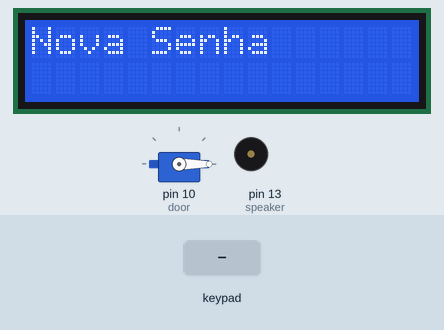
This sketch was run on a simulated Arduino Uno, built with avr-gcc and run on an emulated ATmega328P. On the bench: 16×2 character LCD, servo, buzzer (waves = sounding). Inputs (shaded band) come from the test bench.

Above: at 1.2 s.
1.3 s: keypad keys 7 6 5 4 # pressed 0.4 s apart
At 4.2 s:
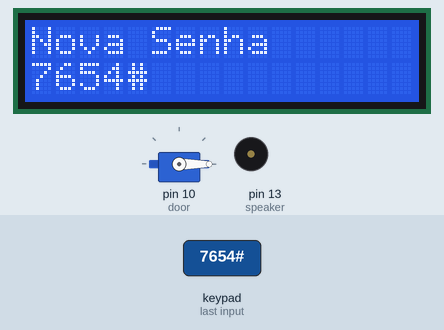
4.8 s: key 'A' pressed
At 5.1 s:
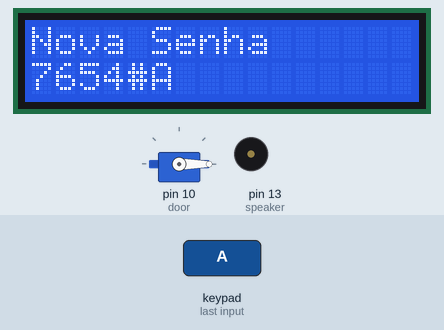
6.3 s: keypad keys 7 6 5 4 A pressed 0.4 s apart
At 8.6 s:
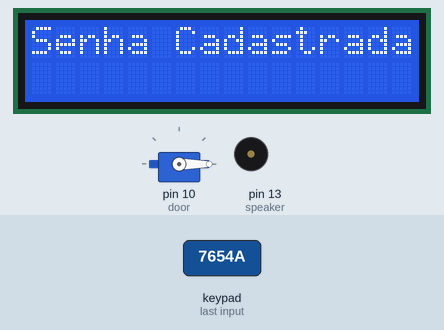
11.3 s: keypad keys 7 6 5 4 * pressed 0.4 s apart
At 13.4 s:
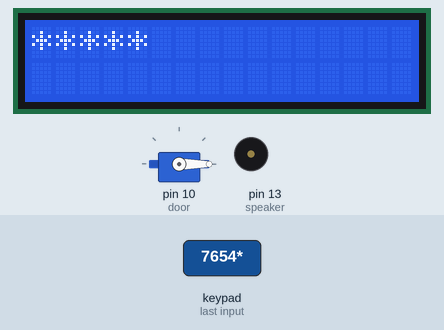
14.8 s: key '1' pressed
At 15.3 s:
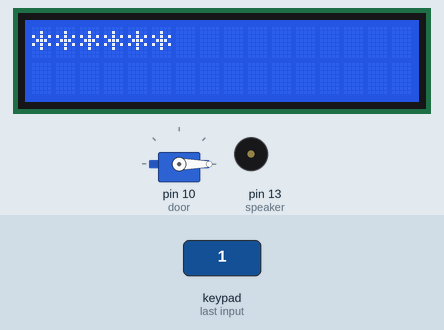
16.3 s: key '2' pressed
At 16.8 s:
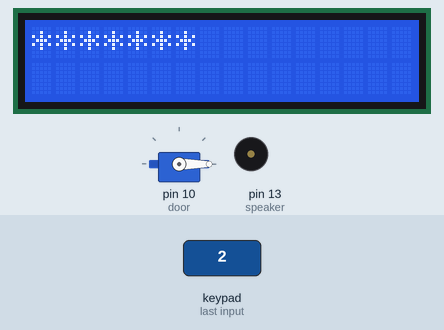
Timing chart, 0 to 18.8 s (numbered marks = the images above; inputs shaded):
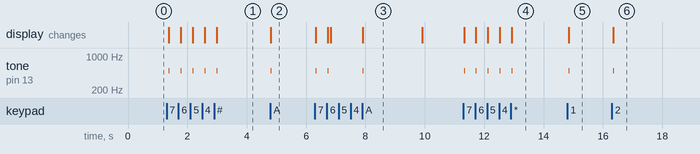

The sketch:

trava_eletonica.ino
```cpp
/*
#################TRAVA ELETRÔNICA COM SENHA#################

	O sistema registra uma senha de 8 caracteres. Depois de
registrar a senha a trava permanecerá trancada até que a se-
nha correta seja digitada. Depois de aberta, ao apertar o bo-
tão no pino 9 a trava é trancada novamente.
	A trava é representada pelo servo no pino 10.

** NO TECLADO A TECLA 'A' CONFIRMA E A TECLA 'B' CANCELA **

############################################################
*/

#include <LiquidCrystal.h>
#include <Keypad.h>
#include <Servo.h>


const int rs = 12, en = 11, d4 = A0, d5 = A1, d6 = A2, d7 = A3;
const int speaker = 13, btnpin = 9;
const byte numRows= 4;
const byte numCols= 4;
bool welcome = false;

String password = String("");
String strentry = String("");
char keypressed;
char keymap[numRows][numCols]= { {'1', '2', '3', 'A'},
{'4', '5', '6', 'B'},
{'7', '8', '9', 'C'},
{'*', '0', '#', 'D'} };

byte rowPins[numRows] = {7,6,5,4}; //Rows 0 to 3
byte colPins[numCols]= {3,2,1,0}; //Columns 0 to 3

LiquidCrystal lcd(rs, en, d4, d5, d6, d7);
Servo door;
Keypad keypad= Keypad(makeKeymap(keymap), rowPins, colPins, numRows, numCols);

void setpass() //Configura uma nova senha
{
	lcd.setCursor(0, 0);
  	lcd.print("Nova Senha");

    while (password.length() < 8)
    {
     	keypressed = keypad.getKey();
		if (keypressed != NO_KEY)
        {
          	tone(speaker, 500, 30);
          	password = password + keypressed;
        }
        lcd.setCursor(0, 1);
        lcd.print(password);
      	delay(100);
   	}
  	lcd.clear();
	lcd.setCursor(0, 0);
  	lcd.print(password);
  	lcd.setCursor(0, 1);
  	lcd.print ("Confirma?");
    keypressed = NO_KEY;
  	while (keypressed == NO_KEY || keypressed != 'A' || keypressed != 'B')
    {
      keypressed = keypad.getKey();
      if (keypressed == 'A')
      {
        tone(speaker, 500, 30);
        lcd.clear();
        lcd.setCursor(0, 0);
  		lcd.print("Senha Cadastrada");
        delay(2000);
        lcd.clear();
        break;
      }
      if (keypressed == 'B')
      {
        tone(speaker, 500, 30);
        password = "";
        lcd.clear();
        delay(1000);
        break;
      }
    }
}

void checkpass() //Verifica a entrada e compara com a senha
{
    while (strentry.length() < 8)
    {
     	keypressed = keypad.getKey();
		if (keypressed != NO_KEY)
        {
          	tone(speaker, 500, 30);
          	strentry = strentry + keypressed;
        }
        lcd.setCursor((strentry.length() - 1), 0);
        lcd.print("*");
      	delay(100);
   	}
  	lcd.setCursor(0, 1);
  	lcd.print ("Confirma?");
    keypressed = NO_KEY;
  		while (keypressed == NO_KEY)
    	{
      		keypressed = keypad.getKey();
      		if (keypressed == 'A' && strentry == password)
      		{
       			tone(speaker, 500, 30);
        		strentry = "";
        		lcd.clear();
        		lcd.print("Bem Vindo!");
        		welcome = true;
        		delay(2000);
        		lcd.clear();
        		break;
      		}
      		if (keypressed == 'A' && strentry != password)
      		{
        		tone(speaker, 500, 30);
        		strentry = "";
        		lcd.clear();
        		lcd.print("Senha Errada!");
        		delay(2000);
        		lcd.clear();
        		break;
      		}
      		if (keypressed == 'B')
	      	{
		        tone(speaker, 500, 30);
		        strentry = "";
		        lcd.clear();
		        break;
		     }
	    }
}


void setup()
{
	lcd.begin(16, 2);
  	door.attach(10);
  	pinMode(speaker, OUTPUT);
  	pinMode(btnpin, INPUT);
}

void loop()
{
  	if (welcome == false)
    {
      	door.write(0);
		if (password == "")
    	{
			setpass();
   		}else if (welcome == false)
    	{
			checkpass();
    	}
    }
  	if (welcome == true)
    {
      door.write(90);
      if (digitalRead(btnpin) == HIGH) //Tranca a porta novamente
      {
            tone(speaker, 250, 30);
            lcd.print("Trancando...");
            delay(3000);
            door.write(0);
        	welcome = false;
        	lcd.clear();
      }
    }
}
```

Measured:
- after the input at 1.3 s, tone on pin 13 (speaker): alternates 500 Hz for 0.03 s and silent for 0.37 s, 10 changes in all, then stays silent, starting after 0.07 s; the display: first changes after 0.07 s (image 1 shows a later state)
- after the input at 4.8 s, tone on pin 13 (speaker): silent → 500 Hz at once, → silent 0.03 s later; the display: changes at once (image 2)
- after the input at 6.3 s, tone on pin 13 (speaker): goes 500 Hz 0.03 s, silent 0.38 s, 500 Hz 0.03 s, silent 1.1 s, 500 Hz 0.03 s, then silent, starting at once; the display: first changes at once (image 3 shows a later state)
- after the input at 11.3 s, tone on pin 13 (speaker): alternates 500 Hz for 0.03 s and silent for 0.37 s, 10 changes in all, then stays silent, starting at once; the display: first changes at once (image 4 shows a later state)
- after the input at 14.8 s, tone on pin 13 (speaker): silent → 500 Hz at once, → silent 0.03 s later; the display: changes at once (image 5)
- after the input at 16.3 s, tone on pin 13 (speaker): silent → 500 Hz after 0.05 s, → silent 0.03 s later; the display: changes after 0.05 s (image 6)
- what the display in image 3 shows lasts 2.0 s, from 7.9 s to 9.9 s
